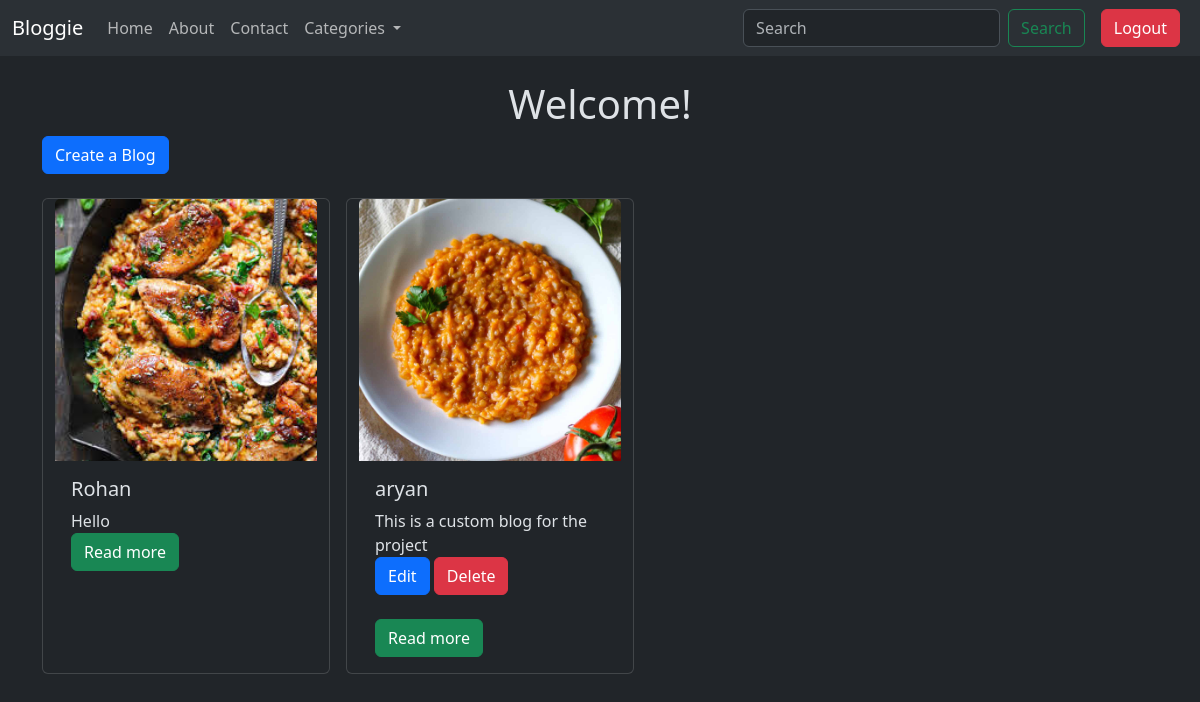
The app's page / (signed in) with its own data.
### blog/models.py (models this page shows, shortened)
class Blog(models.Model):
    user=models.ForeignKey(User, on_delete=models.CASCADE)
    text=models.TextField(max_length=250)
    photo=models.ImageField(upload_to='photos/',blank=True,null=True)
    created_at=models.DateTimeField(auto_now_add=True)
    updated_at=models.DateTimeField(auto_now=True)

### blog/views.py (the view)
# urls.py: path('', views.blog_list, name='blog_list'),
def blog_list(request):
    blogs=Blog.objects.all().order_by('-created_at')
    return render(request, 'blog_list.html',{'blogs':blogs})

### blog/templates/blog_list.html (shortened to what this page needs)
{% extends "layout.html" %}
{% block content %}
<h1 class="text-center mt-4">Welcome!</h1>
<a class="btn btn-primary mb-4" href="{% url 'blog_create' %}">Create a Blog</a>
<div class="container row gap-3">
  {% for blog in blogs %}
  <div class="card" style="width: 18rem;">
    <img src="{{ blog.photo.url }}" class="card-img-top" alt="...">
    <div class="card-body">
      <h5 class="card-title">{{ blog.user.username }}</h5>
      <p class="card-text">{{ blog.text|truncatewords:10 }}
      <br>
      {% if blog.user == request.user %}
      <a href="{% url 'blog_update' blog.id %}" class="btn btn-primary mb-4">Edit</a>
      <a href="{% url 'blog_delete' blog.id %}" class="btn btn-danger mb-4">Delete</a>
      {% endif %}
      <a href="{% url 'blog_detail' blog.id %}" class="btn btn-success">Read more</a></p>
    </div>
  </div>
  {% endfor %}
</div>
{% endblock %}

### records on screen
Blog: photo (picture), user.username "Rohan", text "Hello"
Blog: photo (picture), user.username "aryan", text "This is a custom blog for the project", shows "Edit"
